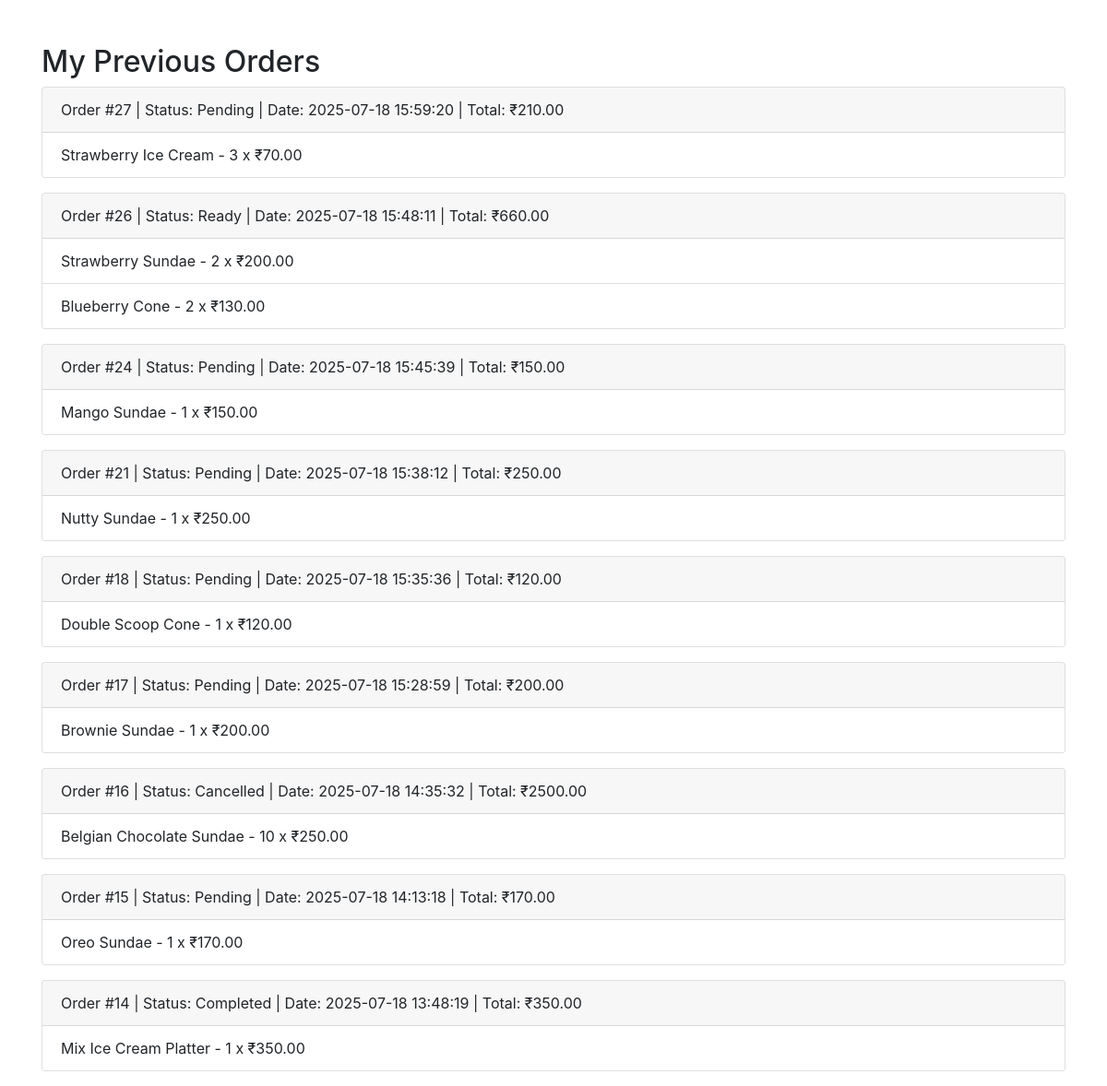
Screenshot of /my_orders.php (signed in) with the database file from the repository.
### tables this page shows
CREATE TABLE `order_items` (
  `id` int(11) NOT NULL,
  `order_id` int(11) DEFAULT NULL,
  `product_id` int(11) DEFAULT NULL,
  `quantity` int(11) DEFAULT NULL,
  `price` decimal(10,2) DEFAULT NULL
);

CREATE TABLE `orders` (
  `id` int(11) NOT NULL,
  `user_id` int(11) DEFAULT NULL,
  `address` text NOT NULL,
  `total_amount` decimal(10,2) DEFAULT NULL,
  `created_at` timestamp NOT NULL DEFAULT current_timestamp(),
  `status` enum('Pending','Ready','Completed','Cancelled') DEFAULT 'Pending'
);

CREATE TABLE `products` (
  `id` int(11) NOT NULL,
  `name` varchar(100) DEFAULT NULL,
  `price` decimal(6,2) DEFAULT NULL,
  `image` varchar(255) DEFAULT NULL
);

### my_orders.php (the view, shortened to what this page needs)
<?php
include 'db.php';
$user_id = $_SESSION['user_id'];
$sql = "SELECT o.id, o.total_amount, o.created_at, o.status, p.name, oi.quantity, oi.price
        FROM orders o
        JOIN order_items oi ON o.id = oi.order_id
        JOIN products p ON oi.product_id = p.id
        WHERE o.user_id = ?
        ORDER BY o.created_at DESC";
$stmt = $conn->prepare($sql);
$stmt->bind_param("i", $user_id);
$stmt->execute();
$result = $stmt->get_result();
$orders = [];
while ($row = $result->fetch_assoc()) {
  $orders[$row['id']]['info'] = [
  'total' => $row['total_amount'],
  'created' => $row['created_at'],
  'status' => $row['status']
  ];
    $orders[$row['id']]['items'][] = [
        'name' => $row['name'],
        'quantity' => $row['quantity'],
        'price' => $row['price']
    ];
}
?>
<!DOCTYPE html>
<html>
<head>
  <link rel="stylesheet" href="css/bootstrap.min.css">
</head>
<body class="container mt-5">
  <h2>My Previous Orders</h2>
  <?php if (empty($orders)): ?>
    <p>No orders yet.</p>
  <?php else: ?>
    <?php foreach ($orders as $id => $order): ?>
      <div class="card mb-3">
        <div class="card-header">
          Order #<?= $id ?> | Status: <?= $order['info']['status'] ?>
| Date: <?= $order['info']['created'] ?>
| Total: ₹<?= $order['info']['total'] ?>
        </div>
        <ul class="list-group list-group-flush">
          <?php foreach ($order['items'] as $item): ?>
            <li class="list-group-item">
              <?= $item['name'] ?> - <?= $item['quantity'] ?> x ₹<?= $item['price'] ?>
            </li>
          <?php endforeach; ?>
        </ul>
      </div>
    <?php endforeach; ?>
  <?php endif; ?>
</body>
</html>

### rows the page displays
order_items: id "27", order.status "Pending", order.created_at "2025-07-18 15:59:20", order.total_amount "210.00", product.name "Strawberry Ice Cream", quantity "3", price "70.00"
order_items: product.name "Strawberry Sundae", quantity "2", price "200.00"
order_items: product.name "Blueberry Cone", quantity "2", price "130.00"
order_items: id "24", order.status "Pending", order.created_at "2025-07-18 15:45:39", order.total_amount "150.00", product.name "Mango Sundae", quantity "1", price "150.00"
order_items: id "21", order.status "Pending", order.created_at "2025-07-18 15:38:12", order.total_amount "250.00", product.name "Nutty Sundae", quantity "1", price "250.00"
order_items: id "18", order.status "Pending", order.created_at "2025-07-18 15:35:36", order.total_amount "120.00", product.name "Double Scoop Cone", quantity "1", price "120.00"
order_items: id "17", order.status "Pending", order.created_at "2025-07-18 15:28:59", order.total_amount "200.00", product.name "Brownie Sundae", quantity "1", price "200.00"
order_items: id "16", order.status "Cancelled", order.created_at "2025-07-18 14:35:32", order.total_amount "2500.00", product.name "Belgian Chocolate Sundae", quantity "10", price "250.00"
order_items: id "15", order.status "Pending", order.created_at "2025-07-18 14:13:18", order.total_amount "170.00", product.name "Oreo Sundae", quantity "1", price "170.00"
order_items: id "14", order.status "Completed", order.created_at "2025-07-18 13:48:19", order.total_amount "350.00", product.name "Mix Ice Cream Platter", quantity "1", price "350.00"

### other values shown
$id "26"
$order['info']['status'] "Ready"
$order['info']['created'] "2025-07-18 15:48:11"
$order['info']['total'] "660.00"
